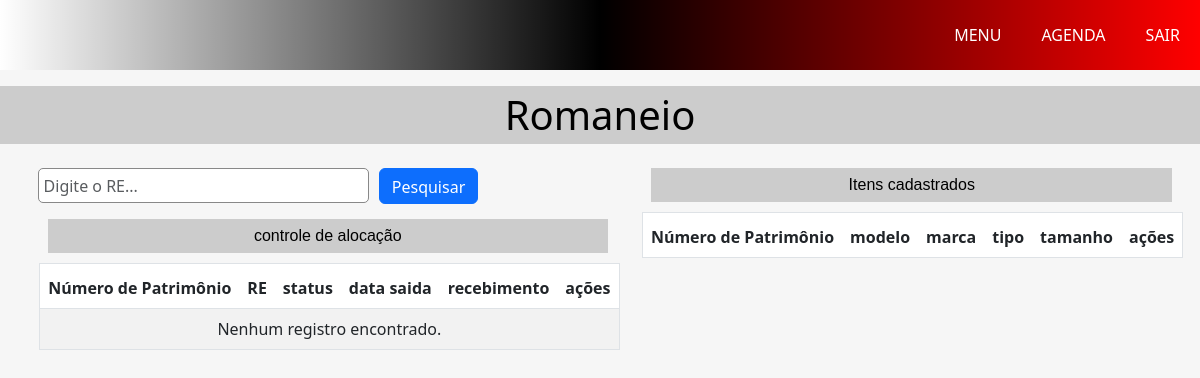
Page /p4/romaneio.php on the earlier database version.
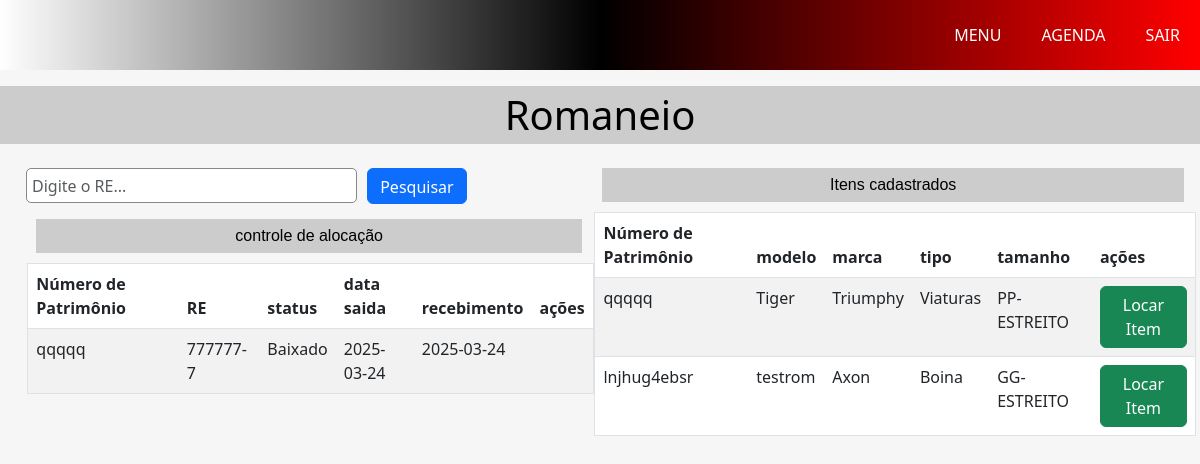
Same page on the later database version.
### tables this page shows
CREATE TABLE `p4_controleinventario` (
  `id_controle` int(11) NOT NULL,
  `idPm` int(11) DEFAULT NULL,
  `idInventario` int(11) NOT NULL,
  `dtEntrada` date DEFAULT NULL,
  `dtSaida` date DEFAULT NULL
);

CREATE TABLE `p4_romaneio` (
  `id_romaneio` int(11) NOT NULL,
  `numerodeserie` varchar(30) NOT NULL,
  `numerodepatrimonio` varchar(11) NOT NULL,
  `idModelo` int(11) NOT NULL,
  `id_tamanho` int(11) NOT NULL
);

CREATE TABLE `p1` (
  `id` int(11) NOT NULL,
  `RE` varchar(8) NOT NULL,
  `NomeCompleto` varchar(55) NOT NULL,
  `NomeGuerra` varchar(50) NOT NULL,
  `DataNascimento` date NOT NULL,
  `DataAdmissao` date NOT NULL,
  `Id_TipoSanguineo` int(1) NOT NULL,
  `Id_CidadeNatal` int(5) NOT NULL,
  `Id_CidadeEndereco` int(5) NOT NULL,
  `NomePai` varchar(55) NOT NULL,
  `NomeMae` varchar(55) NOT NULL,
  `Id_EstadoCivil` int(1) NOT NULL,
  `CPF` varchar(14) NOT NULL,
  `RG` varchar(12) NOT NULL,
  `CNH` varchar(11) NOT NULL,
  `ValidadeCNH` date NOT NULL,
  `Id_CategoriaCNH` int(1) NOT NULL,
  `Id_SATCNH` int(1) NOT NULL,
  `CEP` varchar(9) NOT NULL,
  `Endereco` varchar(100) NOT NULL,
  `Numero` int(5) NOT NULL,
  `Id_Logradouro` int(2) DEFAULT NULL,
  `Bairro` varchar(50) NOT NULL,
  `Complemento` varchar(100) DEFAULT NULL,
  `NomeConjuge` varchar(70) DEFAULT NULL,
  `DtNascConjuge` date DEFAULT NULL,
  `Id_Sexo` int(1) NOT NULL,
  `Telefone1` varchar(15) NOT NULL,
  `Telefone2` varchar(15) DEFAULT NULL,
  `TelefoneRecados` varchar(15) NOT NULL,
  `img` varchar(80) DEFAULT 'img/usuario.png',
  `Id_graduacao` int(2) NOT NULL,
  `Id_estadoAtual` int(2) NOT NULL,
  `Id_estadoNatal` int(2) NOT NULL,
  `DtApresentacao` date NOT NULL,
  `status` int(1) NOT NULL DEFAULT 1
);

CREATE TABLE `p4_status` (
  `idStatus` int(2) NOT NULL,
  `estado` varchar(10) NOT NULL
);

CREATE TABLE `p4_inventario` (
  `id` int(11) NOT NULL,
  `numerodepatrimonio` varchar(11) DEFAULT NULL,
  `idLocComp` int(11) DEFAULT NULL,
  `idStatus` int(11) NOT NULL,
  `idTipo_tabela` int(11) NOT NULL
);

CREATE TABLE `p4_modelos` (
  `idModelo` int(11) NOT NULL,
  `modelo` varchar(50) NOT NULL,
  `idMarca` int(11) DEFAULT NULL,
  `idTipo` int(11) DEFAULT NULL,
  `categoria` int(11) NOT NULL
);

CREATE TABLE `p4_marcas` (
  `idMarca` int(11) NOT NULL,
  `marca` varchar(50) NOT NULL
);

CREATE TABLE `p4_tipos` (
  `id` int(11) NOT NULL,
  `descricao` varchar(25) NOT NULL
);

CREATE TABLE `p4_tamanhos` (
  `idTamanhos` int(2) NOT NULL,
  `descricao_tamanho` varchar(50) NOT NULL
);

### p4/romaneio.php (the view, shortened to what the changed rows need)
<!DOCTYPE html>
<html lang="pt-br">
<head>
    <link rel="stylesheet" href="https://cdnjs.cloudflare.com/ajax/libs/font-awesome/6.0.0-beta3/css/all.min.css">
    <link rel="stylesheet" href="../css/estilo.css">
    <link rel="stylesheet" href="../css/inicial.css">
    <link rel="stylesheet" href="./pm.css">
    <link href="https://cdn.jsdelivr.net/npm/bootstrap@5.3.0/dist/css/bootstrap.min.css" rel="stylesheet">
</head>
<body>
    <h1 class="titulo">Romaneio</h1>
    <div id="container" class="d-flex justify-content-around p-3">
    <div class="tabela-container" >
            <table class="table table-striped">
                <thead>
                    <tr>
                        <th>Número de Patrimônio</th>
                        <th>RE</th>
                        <th>status</th>
                        <th>data saida</th>
                        <th>recebimento</th>
                        <th>ações</th>
                    </tr>
                </thead>
                <tbody id="tabelaResultados">
                    <?php require_once("./material_view.php"); ?>
                </tbody>
            </table>
        </div>
    <div class="tabela-container" >
            <table class="table table-striped">
                <thead>
                    <tr>
                        <th>Número de Patrimônio</th>
                        <th>modelo</th>
                        <th>marca</th>
                        <th>tipo</th>
                        <th>tamanho</th>
                        <th>ações</th>
                    </tr>
                </thead>
                <tbody>
                    <?php
  $comandoSQL = "
  SELECT
   inv.id AS inventario_id,
     inv.*,
     sta.estado,
     c.*,
     mo.*,
     lo.*,
     ma.*,
     ti.*,
     loc.*,
     tam.*,
     locc.*
 FROM p4_inventario as inv
 INNER JOIN p4_status AS sta ON sta.idStatus = inv.idStatus
 INNER JOIN p4_romaneio AS c ON c.numerodepatrimonio = inv.numerodepatrimonio
 inner join p4_tamanhos  as tam  on  tam.idTamanhos  =  c.id_tamanho
 INNER JOIN p4_modelos AS mo ON mo.idModelo = c.idModelo
 INNER JOIN p4_localcomplemento AS lo ON lo.idLocComp = inv.idLocComp
 INNER JOIN p4_local AS loc ON loc.idLocal = lo.idLocal
 INNER JOIN p4_complemento AS locc ON locc.idComplemento = lo.idComplemento
 INNER JOIN p4_marcas AS ma ON ma.idMarca = mo.idMarca
 INNER JOIN p4_tipos AS ti ON ti.id = mo.idTipo;
 ";
 $stmt = $conexao->prepare($comandoSQL);
 $stmt->execute();
 $dados = $stmt->fetchAll(PDO::FETCH_ASSOC);
                   foreach ($dados as $row) {
                    echo "<tr>
                            <td class='hidden'>{$row['inventario_id']}</td>
                            <td>{$row['numerodepatrimonio']}</td>
                            <td>{$row['modelo']}</td>
                            <td>{$row['marca']}</td>
                            <td>{$row['descricao']}</td>
                            <td>{$row['descricao_tamanho']}</td>";
                    if ($row['estado'] == 'Baixado') {
                        echo " <td> <button class='btn btn-success' onclick='locarItem({$row['inventario_id']})'>Locar Item</button></td>";
                    } else {
                        echo "<td>Em operação </td>";
                    }
                    echo "</tr>";
                }
                    ?>
                </tbody>
            </table>
        </div>
</body>
</html>

### p4/material_view.php (shortened to what the changed rows need)
<?php
require_once("../conexao/conexao.php");
try {
    $dados = [];
    if (isset($_POST['re'])) {
        $re = trim($_POST['re']);
        $comandoSQL = "
        SELECT
            con.*,
            inv.*,
            p1.*,
            sta.estado,
            c.*,
            mo.*,
            lo.*,
            ma.*,
            ti.*,
            loc.*,
            locc.*
        FROM p4_controleinventario AS con
        INNER JOIN p4_inventario AS inv ON inv.id = con.idInventario
        INNER JOIN p4_status AS sta ON sta.idStatus = inv.idStatus
        INNER JOIN p1 ON p1.id = con.idPm
        INNER JOIN p4_romaneio AS c ON c.numerodepatrimonio = inv.numerodepatrimonio
        INNER JOIN p4_modelos AS mo ON mo.idModelo = c.idModelo
        INNER JOIN p4_localcomplemento AS lo ON lo.idLocComp = inv.idLocComp
        INNER JOIN p4_local AS loc ON loc.idLocal = lo.idLocal
        INNER JOIN p4_complemento AS locc ON locc.idComplemento = lo.idComplemento
        INNER JOIN p4_marcas AS ma ON ma.idMarca = mo.idMarca
        INNER JOIN p4_tipos AS ti ON ti.id = mo.idTipo
        WHERE p1.RE LIKE :re
        ";
        $stmt = $conexao->prepare($comandoSQL);
        $re = "%$re%";
        $stmt->bindParam(":re", $re, PDO::PARAM_STR);
        $stmt->execute();
        $dados = $stmt->fetchAll(PDO::FETCH_ASSOC);
    }
    else {
        $comandoSQL = "
        SELECT
          inv.id AS inventario_id,
            con.*,
            inv.*,
            p1.*,
            sta.estado,
            c.*,
            mo.*,
            lo.*,
            ma.*,
            ti.*,
            loc.*,
            tam.*,
            locc.*
        FROM p4_controleinventario AS con
        INNER JOIN p4_inventario AS inv ON inv.id = con.idInventario
        INNER JOIN p4_status AS sta ON sta.idStatus = inv.idStatus
        INNER JOIN p1 ON p1.id = con.idPm
        INNER JOIN p4_romaneio AS c ON c.numerodepatrimonio = inv.numerodepatrimonio
        inner join p4_tamanhos  as tam  on  tam.idTamanhos  =  c.id_tamanho
        INNER JOIN p4_modelos AS mo ON mo.idModelo = c.idModelo
        INNER JOIN p4_localcomplemento AS lo ON lo.idLocComp = inv.idLocComp
        INNER JOIN p4_local AS loc ON loc.idLocal = lo.idLocal
        INNER JOIN p4_complemento AS locc ON locc.idComplemento = lo.idComplemento
        INNER JOIN p4_marcas AS ma ON ma.idMarca = mo.idMarca
        INNER JOIN p4_tipos AS ti ON ti.id = mo.idTipo;
        ";
        $stmt = $conexao->prepare($comandoSQL);
        $stmt->execute();
        $dados = $stmt->fetchAll(PDO::FETCH_ASSOC);
    }
    if (count($dados) > 0) {
        foreach ($dados as $row) {
            echo "<tr>
                    <td class='hidden'>{$row['id']}</td>
                    <td>{$row['numerodepatrimonio']}</td>
                    <td>{$row['RE']}</td>
                    <td>{$row['estado']}</td>
                    <td>{$row['dtEntrada']}</td>";
            if ($row['dtSaida'] === null) {
                echo "<td>em operação</td>";
            } else {
                echo "<td>{$row['dtSaida']}</td>";
            }
            if ($row['estado'] == 'Operando') {
                echo "<td>
                <button class='btn btn-warning' onclick='darBaixa(" . $row["inventario_id"] . ", " . $row["id_controle"] . ")'>Dar Baixa</button>
              </td>";
            } else {
                echo "<td></td>";
            }
            echo "</tr>";
        }
    } else {
        echo "<tr><td colspan='7' class='text-center'>Nenhum registro encontrado.</td></tr>";
    }
} catch (\Throwable $th) {
    die("Erro na consulta: " . $th->getMessage());
}
?>

Differences in the rows shown:
added p4_controleinventario: p4_romaneio.numerodepatrimonio "qqqqq", idPm.RE "777777-7", p4_status.estado "Baixado", dtEntrada "2025-03-24", dtSaida "2025-03-24"
added p4_inventario: p4_romaneio.numerodepatrimonio "qqqqq", p4_modelos.modelo "Tiger", p4_marcas.marca "Triumphy", p4_tipos.descricao "Viaturas", p4_tamanhos.descricao_tamanho "PP-ESTREITO"
added p4_inventario: p4_romaneio.numerodepatrimonio "lnjhug4ebsr", p4_modelos.modelo "testrom", p4_marcas.marca "Axon", p4_tipos.descricao "Boina", p4_tamanhos.descricao_tamanho "GG-ESTREITO"
Other differences:
text no longer shown: "Nenhum registro encontrado."
